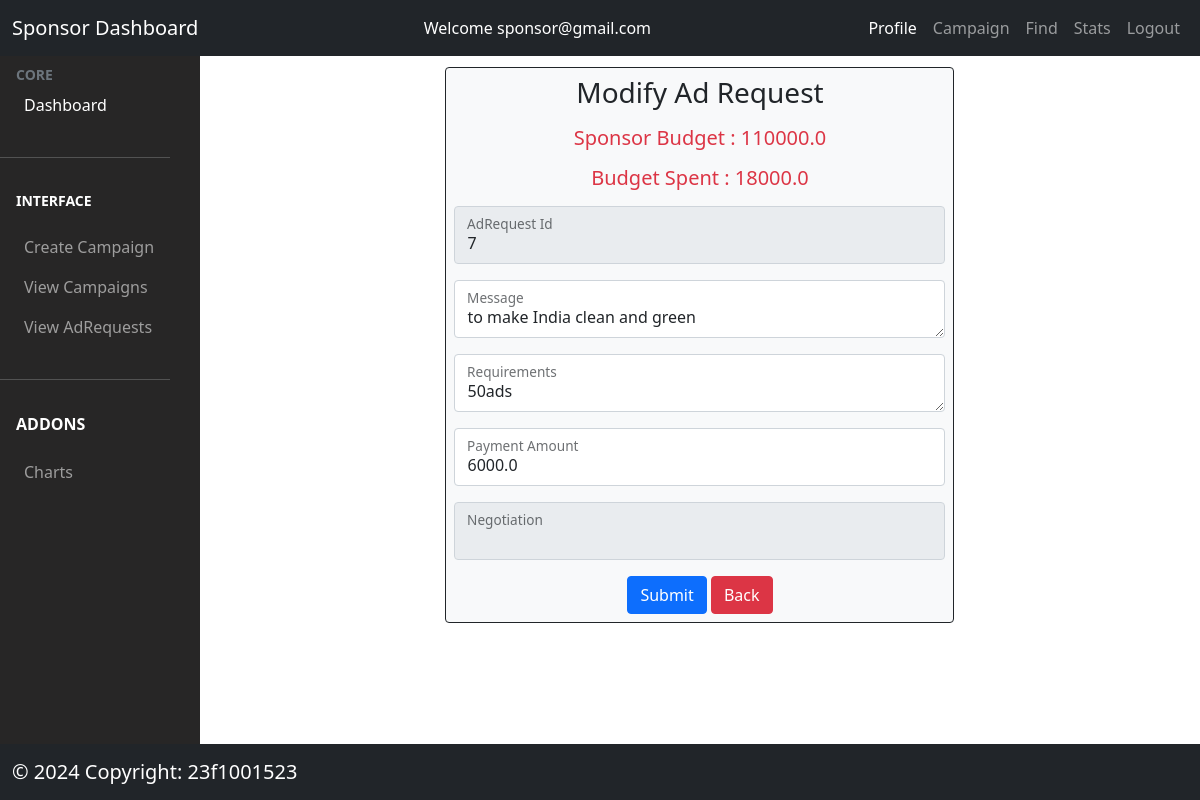
Page /sponsor/adrequest/modify/1 (signed in) on the committed database.
### models/model.py (models this page shows, shortened)
class Sponsor(db.Model):
  __tablename__ = "sponsors"
  id = db.Column(db.Integer, autoincrement=True, primary_key=True)
  sponsor_id = db.Column(db.String(200), nullable=False, unique=True)
  sponsor_name = db.Column(db.String(300), nullable=False)
  sponsor_password = db.Column(db.String(50), nullable=False)
  industry = db.Column(db.String(200), nullable=False)
  budget = db.Column(db.Float, nullable=False)
  status = db.Column(db.String(200), nullable=False)
  campaigns = db.relationship("Campaign", backref="sponsor", lazy=True)
  create_date = db.Column(db.DateTime, default=datetime.now(timezone.utc))

class AdRequest(db.Model):
  __tablename__ = 'adrequests'
  adrequest_id = db.Column(db.Integer, autoincrement=True, primary_key=True)
  message = db.Column(db.String(200), nullable=False)
  requirements = db.Column(db.String(200), nullable=False)
  payment_amount = db.Column(db.Float, nullable=False)
  status = db.Column(db.String(200), nullable=False)
  campaign_id = db.Column(db.String(200),
                          db.ForeignKey("campaigns.campaign_id"),
                          nullable=False)
  influencer_id = db.Column(db.String(200),
                            db.ForeignKey("influencers.influencer_id"))
  create_date = db.Column(db.DateTime, default=datetime.now(timezone.utc))
  negotiations = db.relationship('Negotiation',
                                       backref='adrequest',
                                       lazy=True)

### controllers/sponsor.py (the view, shortened to what this page needs)
@app.route('/sponsor/adrequest/modify/<id>', methods=['GET', 'POST'])
@login_required_sponsor
def modify_adrequest(id):
  adrequest = AdRequest.query.filter_by(adrequest_id=id).first()
  sponsor=Sponsor.query.filter_by(sponsor_id=adrequest.campaign.sponsor_id).first()
  negotiations=Negotiation.query.filter_by(adrequest_id=id).first()
  campaigns=Campaign.query.filter_by(campaign_id=adrequest.campaign_id).first()
  budget_spent=0
  for adrequest in campaigns.adrequests:
    budget_spent+=adrequest.payment_amount
  return render_template('/sponsor/adrequest_modify_form.html',
                         adrequests=adrequest,sponsor=sponsor,budget_spent=budget_spent)

### controllers/usermanager.py (called while the page is built)
def login_required_sponsor(func):
  @wraps(func)
  def wrapper_sponsor(*args, **kwargs):
    if session.get('loggedin') is None or session['user_type'] != 'sponsor':
      flash('You need to login first')
      return redirect(url_for('login'))
    return func(*args, **kwargs)
  return wrapper_sponsor

### templates/sponsor/adrequest_modify_form.html (shortened to what this page needs)
{% extends '/sponsor/sponsor_dashboard.html' %}
{% block content %}
<div class="row justify-content-center mt-2">
  <div class="col-md-6 bg-light border border-dark rounded p-2">
      <h3 class='text-center mb-3'>Modify Ad Request</h3>
    <h5 class='text-center mb-3 text-danger'>Sponsor Budget : {{sponsor.budget}}</h5>
    <h5 class='text-center mb-3 text-danger'>Budget Spent : {{budget_spent}} </h5>
      <form  action='/sponsor/adrequest/modify/{{adrequests.adrequest_id}}' method='POST'>
        <div  class="form-floating mb-3">
          <input type="number" class="form-control" id="adrequest_id" name='adrequest_id' value="{{adrequests.adrequest_id}}" disabled>
          <label for="adrequest_id" class="form-label text-dark" >AdRequest Id</label>
        </div>
        <div  class="form-floating mb-3">
          <textarea type="text" class="form-control" id="message" name='message'>{{adrequests.message}}</textarea>
          <label for="message" class="form-label text-dark">Message</label>
        </div>
        <div  class="form-floating mb-3">
          <textarea type="text" class="form-control" id="requirements" name='requirements'>{{adrequests.requirements}}</textarea>
          <label for="requirements" class="form-label text-dark">Requirements</label>
        </div>
        <div  class="form-floating mb-3">
          <input type="number" class="form-control" id="payment_amount" name='payment_amount' value='{{adrequests.payment_amount}}'>
          <label for="payment_amount" class="form-label text-dark">Payment Amount</label>
        </div>
        <div  class="form-floating mb-3">
          <input type="text" class="form-control" id="negotiation" name='negotiation' value='{{adrequests.negotiation}}' disabled>
          <label for="negotiation" class="form-label text-dark">Negotiation</label>
        </div>
        <div class='text-center'>
        <button type="submit" class="btn btn-primary">Submit</button>
        <a type="button" href='/sponsor/campaign/show' class="btn btn-danger text-white">Back</a></div>
      </form>
  </div>
</div>
{% endblock %}

### rows in the picture
Sponsor: budget "110000.0"
AdRequest: adrequest_id "7", message "to make India clean and green", requirements "50ads", payment_amount "6000.0"

### other values in the picture
{{ session['user_id'] }} "sponsor@gmail.com"
{{ budget_spent }} "18000.0"
